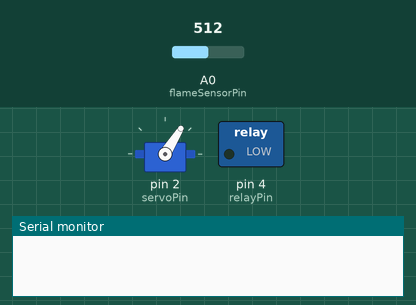
Simulated run of this sketch. Board: Arduino Uno, built with avr-gcc and run on an emulated ATmega328P. Shown: servo, switched loads named in the sketch (green lamp = pin HIGH), the last lines printed to the serial monitor. The test bench sets the inputs (shaded band); at power-on: A0 (flameSensorPin) = 512.

Above: at 1.2 s.
1.3 s: A0 (flameSensorPin) set to 410
4.3 s: A0 (flameSensorPin) set to 388
At 5.5 s:
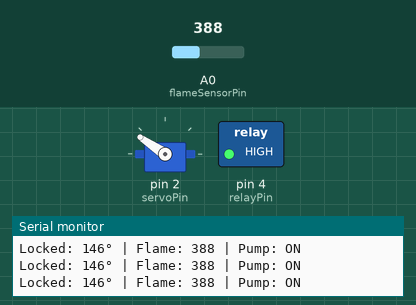
5.8 s: A0 (flameSensorPin) set to 510
At 6.9 s:
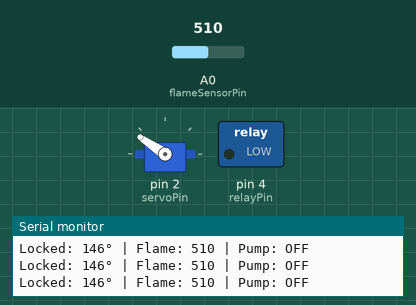
8.8 s: A0 (flameSensorPin) set to 390
At 9.2 s:
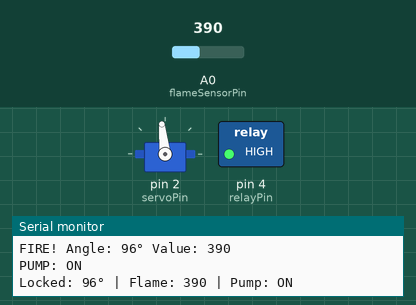
Timing chart, 0 to 11.3 s (numbered marks = the images above; inputs shaded):
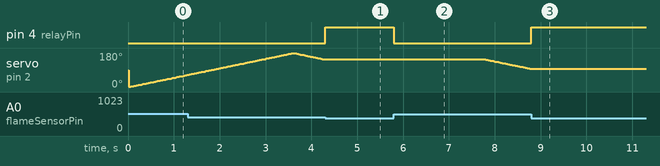

The sketch:

servoSensorRelay.ino
```cpp
#include <Servo.h>

const int flameSensorPin = A0;
const int servoPin = 2;
const int relayPin = 4;

Servo myServo;

int flameValue;
bool fireDetected = false;
bool pumpActive = false;
int fireAngle = 0;
const int FLAME_THRESHOLD = 400;

int angle = 0;
int sweepDir = 1;
const int SWEEP_MIN = 0;
const int SWEEP_MAX = 180;
unsigned long lastMoveTime = 0;
const unsigned long SWEEP_INTERVAL = 20;

void setup() {
  Serial.begin(9600);
  myServo.attach(servoPin);
  pinMode(relayPin, OUTPUT);
  digitalWrite(relayPin, LOW);
}

void loop() {
  unsigned long now = millis();

  if (!fireDetected) {
    if (now - lastMoveTime >= SWEEP_INTERVAL) {
      lastMoveTime = now;
      angle += sweepDir;

      if (angle >= SWEEP_MAX) {
        sweepDir = -1;
        angle = SWEEP_MAX;
        Serial.println(">>> Reached 180°, sweeping back");
      } else if (angle <= SWEEP_MIN) {
        sweepDir = 1;
        angle = SWEEP_MIN;
        Serial.println(">>> Reached 0°, sweeping forward");
      }

      myServo.write(angle);
    }

    flameValue = analogRead(flameSensorPin);

    if (flameValue < FLAME_THRESHOLD) {
      fireDetected = true;
      fireAngle = angle;

      Serial.print("FIRE! Angle: ");
      Serial.print(fireAngle);
      Serial.print("° Value: ");
      Serial.println(flameValue);

      digitalWrite(relayPin, HIGH);
      pumpActive = true;
      Serial.println("PUMP: ON");
    }

  } else {
    myServo.write(fireAngle);
    flameValue = analogRead(flameSensorPin);

    if (flameValue >= FLAME_THRESHOLD) {
      if (pumpActive) {
        digitalWrite(relayPin, LOW);
        pumpActive = false;
        Serial.println("PUMP: OFF (flame gone)");
      }

      static unsigned long flameLostTime = 0;
      static bool waiting = false;

      if (!waiting) {
        flameLostTime = millis();
        waiting = true;
      }

      if (millis() - flameLostTime > 2000) {
        fireDetected = false;
        waiting = false;
        Serial.println("Returning to sweep mode...");

        angle = fireAngle;
        sweepDir = (angle > 90) ? -1 : 1;
      }

    } else {
      if (!pumpActive) {
        digitalWrite(relayPin, HIGH);
        pumpActive = true;
      }
    }

    static unsigned long lastStatus = 0;
    if (now - lastStatus >= 500) {
      lastStatus = now;
      Serial.print("Locked: ");
      Serial.print(fireAngle);
      Serial.print("° | Flame: ");
      Serial.print(flameValue);
      Serial.print(" | Pump: ");
      Serial.println(pumpActive ? "ON" : "OFF");
    }
  }
}
```

Measured:
- the behaviour switches between 400 and 399 on A0 (flameSensorPin) (found by bisection; images 0 and 1)
- after the input at 4.3 s, pin 4 (relayPin): LOW → HIGH at once; servo on pin 2 (servoPin): stays 146° (without the input it goes to 145° after 0.00 s)
- after the input at 5.8 s, pin 4 (relayPin): HIGH → LOW at once; servo on pin 2 (servoPin): moves from 146° to 97° over 0.96 s, starting after 2.0 s
- after the input at 8.8 s, pin 4 (relayPin): LOW → HIGH at once; servo on pin 2 (servoPin): goes on until 8.8 s, then stays 96°
- by itself, servo on pin 2 (servoPin): rises from 64° to 180° in 2.3 s, then falls to 146° in 0.68 s
